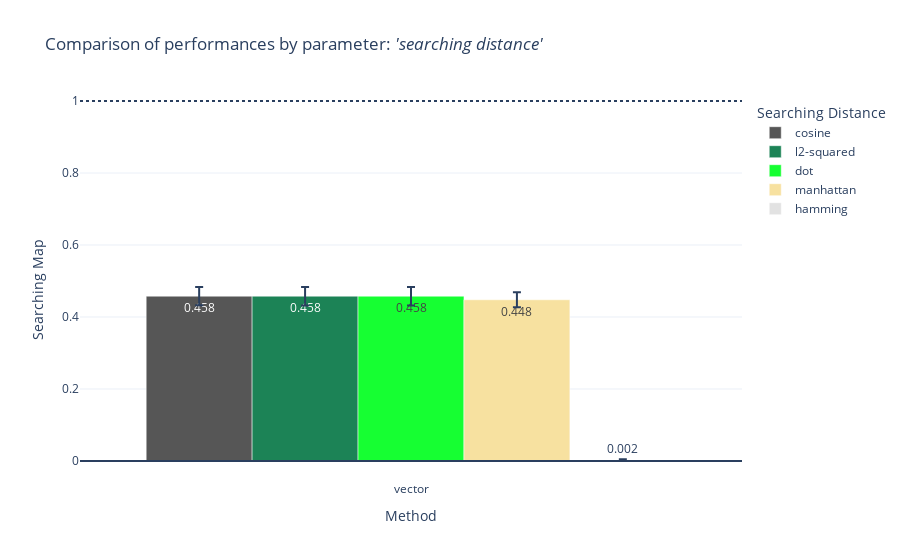
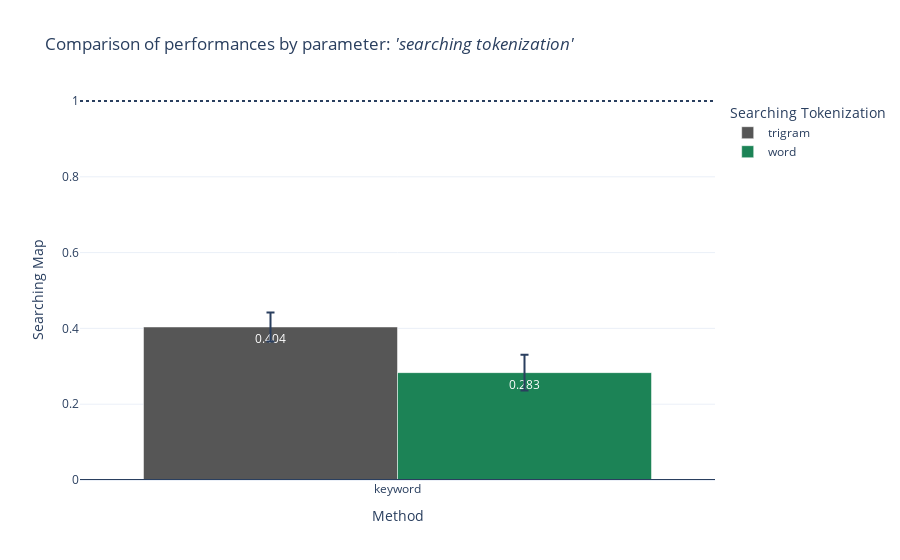
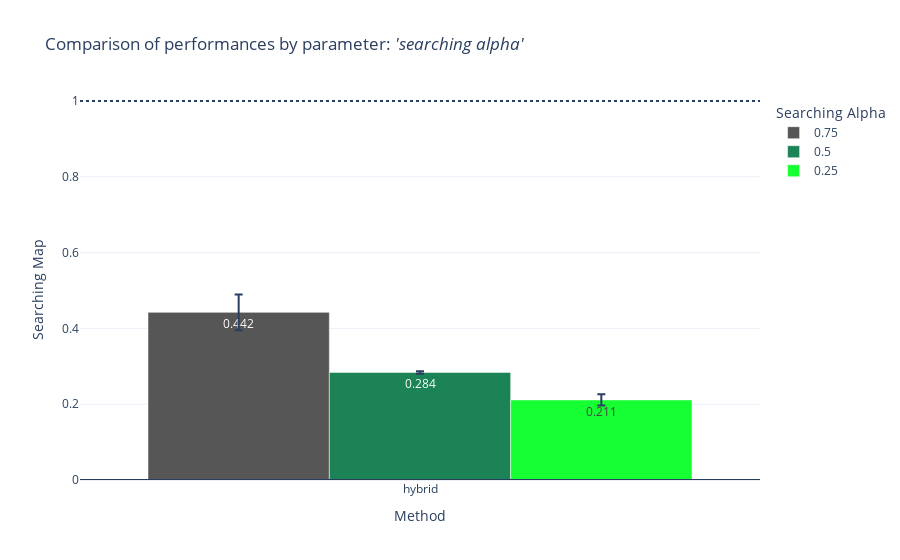
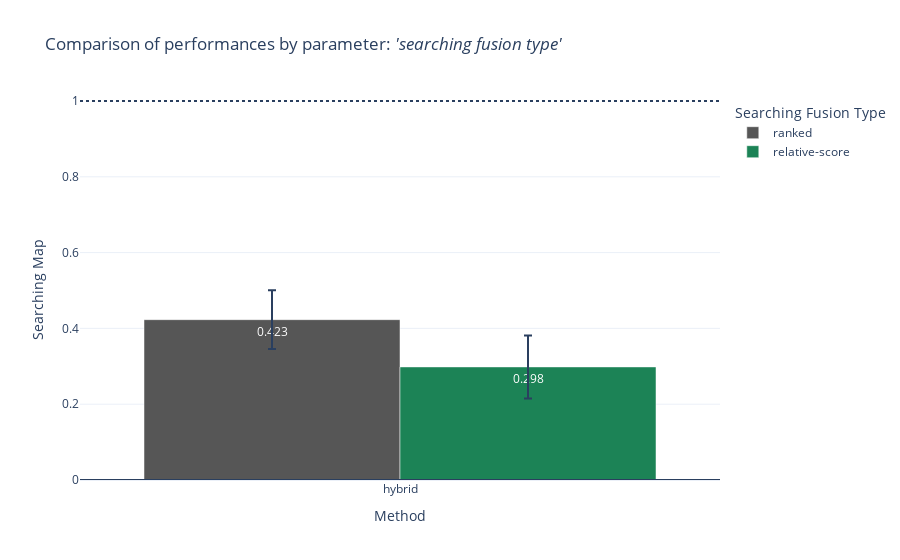

The notebook cell these images were saved under, in order:
### Code cell
def plot_parameter_comparison(df, param_name, metric_name, filter=False):

    if filter:
        df = (
            df

            .assign(n=lambda df: (
                df
                .groupby(df.columns[df.columns.str.startswith("params.") & ~df.columns.str.startswith("params.thresholding") & (df.columns != param_name)].tolist(), dropna=False)
                ["params.searching_distance"]
                .transform("nunique")
            ))
            .loc[lambda df: df["n"] == df["n"].max()]
        )

    df = df.groupby(list(set([param_name, "params.searching_method"])))[metric_name].describe().sort_values("mean", ascending=False).reset_index()
    fig = (
        px.bar(
            df, 
            x="params.searching_method", 
            y="mean", error_y="std", 
            color=param_name, 
            barmode="group", 
            text_auto=".3f", 
            color_discrete_map={
                False: "lightcoral", 
                True: "lightgreen", 
                1: "lightgreen", 
                3: "green", 
                5: "darkgreen", 
            }, 
            color_discrete_sequence=px.colors.qualitative.Alphabet, 
            category_orders={
                "params.searching_method": df["params.searching_method"].drop_duplicates().tolist(), 
                param_name: df[param_name].drop_duplicates().tolist(), 
            },
            labels={
                "mean": metric_name.split(".")[-1].replace("_", " ").title(), 
                param_name: param_name.split(".")[-1].replace("_", " ").title(), 
                "params.searching_method": "Method", 
            }, 
            title=f"Comparison of performances by parameter: <i>'{param_name.split('.')[-1].replace('_', ' ').lower()}'</i>", 
            template="plotly_white", 
        )
        .update_yaxes(rangemode="tozero").add_hline(0, line_dash="solid").add_hline(1, line_dash="dot")
    )
    fig.show()



metric_name = "metrics.searching_map"

# Vector search
## distance
plot_parameter_comparison(df.loc[df["params.searching_method"].eq("vector")], param_name="params.searching_distance", metric_name=metric_name, filter=True)
df = df.loc[df["params.searching_distance"].eq("cosine") | df["params.searching_distance"].isna()]

# Keyword search
## tokenization
plot_parameter_comparison(df.loc[df["params.searching_method"].eq("keyword")], param_name="params.searching_tokenization", metric_name=metric_name, filter=True)
df = df.loc[df["params.searching_tokenization"].eq("trigram") | df["params.searching_tokenization"].isna()]

# Hybrid search
## alpha
plot_parameter_comparison(df, param_name="params.searching_alpha", metric_name=metric_name, filter=True)
plot_parameter_comparison(df, param_name="params.searching_fusion_type", metric_name=metric_name, filter=True)
df = df.loc[df["params.searching_alpha"].eq("0.75") | df["params.searching_alpha"].isna()]
df = df.loc[df["params.searching_fusion_type"].eq("ranked") | df["params.searching_fusion_type"].isna()]

# Searching
## method
plot_parameter_comparison(df, param_name="params.searching_method", metric_name=metric_name)

# Preparing
## acronym
plot_parameter_comparison(df, param_name="params.preparing_acronym", metric_name=metric_name)
plot_parameter_comparison(df, param_name="params.preparing_locations", metric_name=metric_name)
plot_parameter_comparison(df, param_name="params.preparing_conditions", metric_name=metric_name)

### Figure 1 — Plotly figure (JSON) as saved in the notebook; plotly's stock layout.template omitted (floating-point values rounded to 4 significant figures)
{"data": [{"alignmentgroup": "True", "error_y": {"array": [0.02552]}, "hovertemplate": "Searching Distance=cosine<br>Method=%{x}<br>Searching Map=%{y}<extra></extra>", "legendgroup": "cosine", "marker": {"color": "#565656", "pattern": {"shape": ""}}, "name": "cosine", "offsetgroup": "cosine", "orientation": "v", "showlegend": true, "textposition": "auto", "texttemplate": "%{y:.3f}", "type": "bar", "x": ["vector"], "xaxis": "x", "y": [0.4579], "yaxis": "y"}, {"alignmentgroup": "True", "error_y": {"array": [0.02556]}, "hovertemplate": "Searching Distance=l2-squared<br>Method=%{x}<br>Searching Map=%{y}<extra></extra>", "legendgroup": "l2-squared", "marker": {"color": "#1C8356", "pattern": {"shape": ""}}, "name": "l2-squared", "offsetgroup": "l2-squared", "orientation": "v", "showlegend": true, "textposition": "auto", "texttemplate": "%{y:.3f}", "type": "bar", "x": ["vector"], "xaxis": "x", "y": [0.4578], "yaxis": "y"}, {"alignmentgroup": "True", "error_y": {"array": [0.02563]}, "hovertemplate": "Searching Distance=dot<br>Method=%{x}<br>Searching Map=%{y}<extra></extra>", "legendgroup": "dot", "marker": {"color": "#16FF32", "pattern": {"shape": ""}}, "name": "dot", "offsetgroup": "dot", "orientation": "v", "showlegend": true, "textposition": "auto", "texttemplate": "%{y:.3f}", "type": "bar", "x": ["vector"], "xaxis": "x", "y": [0.4578], "yaxis": "y"}, {"alignmentgroup": "True", "error_y": {"array": [0.0207]}, "hovertemplate": "Searching Distance=manhattan<br>Method=%{x}<br>Searching Map=%{y}<extra></extra>", "legendgroup": "manhattan", "marker": {"color": "#F7E1A0", "pattern": {"shape": ""}}, "name": "manhattan", "offsetgroup": "manhattan", "orientation": "v", "showlegend": true, "textposition": "auto", "texttemplate": "%{y:.3f}", "type": "bar", "x": ["vector"], "xaxis": "x", "y": [0.4479], "yaxis": "y"}, {"alignmentgroup": "True", "error_y": {"array": [0.002373]}, "hovertemplate": "Searching Distance=hamming<br>Method=%{x}<br>Searching Map=%{y}<extra></extra>", "legendgroup": "hamming", "marker": {"color": "#E2E2E2", "pattern": {"shape": ""}}, "name": "hamming", "offsetgroup": "hamming", "orientation": "v", "showlegend": true, "textposition": "auto", "texttemplate": "%{y:.3f}", "type": "bar", "x": ["vector"], "xaxis": "x", "y": [0.002333], "yaxis": "y"}], "layout": {"barmode": "group", "legend": {"title": {"text": "Searching Distance"}, "tracegroupgap": 0}, "shapes": [{"line": {"dash": "solid"}, "type": "line", "x0": 0, "x1": 1, "xref": "x domain", "y0": 0, "y1": 0, "yref": "y"}, {"line": {"dash": "dot"}, "type": "line", "x0": 0, "x1": 1, "xref": "x domain", "y0": 1, "y1": 1, "yref": "y"}], "title": {"text": "Comparison of performances by parameter: <i>'searching distance'</i>"}, "xaxis": {"anchor": "y", "categoryarray": ["vector"], "categoryorder": "array", "domain": [0, 1], "title": {"text": "Method"}}, "yaxis": {"anchor": "x", "domain": [0, 1], "rangemode": "tozero", "title": {"text": "Searching Map"}}}}

### Figure 2 — Plotly figure (JSON) as saved in the notebook; plotly's stock layout.template omitted (floating-point values rounded to 4 significant figures)
{"data": [{"alignmentgroup": "True", "error_y": {"array": [0.03823]}, "hovertemplate": "Searching Tokenization=trigram<br>Method=%{x}<br>Searching Map=%{y}<extra></extra>", "legendgroup": "trigram", "marker": {"color": "#565656", "pattern": {"shape": ""}}, "name": "trigram", "offsetgroup": "trigram", "orientation": "v", "showlegend": true, "textposition": "auto", "texttemplate": "%{y:.3f}", "type": "bar", "x": ["keyword"], "xaxis": "x", "y": [0.4038], "yaxis": "y"}, {"alignmentgroup": "True", "error_y": {"array": [0.04685]}, "hovertemplate": "Searching Tokenization=word<br>Method=%{x}<br>Searching Map=%{y}<extra></extra>", "legendgroup": "word", "marker": {"color": "#1C8356", "pattern": {"shape": ""}}, "name": "word", "offsetgroup": "word", "orientation": "v", "showlegend": true, "textposition": "auto", "texttemplate": "%{y:.3f}", "type": "bar", "x": ["keyword"], "xaxis": "x", "y": [0.2833], "yaxis": "y"}], "layout": {"barmode": "group", "legend": {"title": {"text": "Searching Tokenization"}, "tracegroupgap": 0}, "shapes": [{"line": {"dash": "solid"}, "type": "line", "x0": 0, "x1": 1, "xref": "x domain", "y0": 0, "y1": 0, "yref": "y"}, {"line": {"dash": "dot"}, "type": "line", "x0": 0, "x1": 1, "xref": "x domain", "y0": 1, "y1": 1, "yref": "y"}], "title": {"text": "Comparison of performances by parameter: <i>'searching tokenization'</i>"}, "xaxis": {"anchor": "y", "categoryarray": ["keyword"], "categoryorder": "array", "domain": [0, 1], "title": {"text": "Method"}}, "yaxis": {"anchor": "x", "domain": [0, 1], "rangemode": "tozero", "title": {"text": "Searching Map"}}}}

### Figure 3 — Plotly figure (JSON) as saved in the notebook; plotly's stock layout.template omitted (floating-point values rounded to 4 significant figures)
{"data": [{"alignmentgroup": "True", "error_y": {"array": [0.04704]}, "hovertemplate": "Searching Alpha=0.75<br>Method=%{x}<br>Searching Map=%{y}<extra></extra>", "legendgroup": "0.75", "marker": {"color": "#565656", "pattern": {"shape": ""}}, "name": "0.75", "offsetgroup": "0.75", "orientation": "v", "showlegend": true, "textposition": "auto", "texttemplate": "%{y:.3f}", "type": "bar", "x": ["hybrid"], "xaxis": "x", "y": [0.4423], "yaxis": "y"}, {"alignmentgroup": "True", "error_y": {"array": [0.00323]}, "hovertemplate": "Searching Alpha=0.5<br>Method=%{x}<br>Searching Map=%{y}<extra></extra>", "legendgroup": "0.5", "marker": {"color": "#1C8356", "pattern": {"shape": ""}}, "name": "0.5", "offsetgroup": "0.5", "orientation": "v", "showlegend": true, "textposition": "auto", "texttemplate": "%{y:.3f}", "type": "bar", "x": ["hybrid"], "xaxis": "x", "y": [0.2839], "yaxis": "y"}, {"alignmentgroup": "True", "error_y": {"array": [0.01477]}, "hovertemplate": "Searching Alpha=0.25<br>Method=%{x}<br>Searching Map=%{y}<extra></extra>", "legendgroup": "0.25", "marker": {"color": "#16FF32", "pattern": {"shape": ""}}, "name": "0.25", "offsetgroup": "0.25", "orientation": "v", "showlegend": true, "textposition": "auto", "texttemplate": "%{y:.3f}", "type": "bar", "x": ["hybrid"], "xaxis": "x", "y": [0.2113], "yaxis": "y"}], "layout": {"barmode": "group", "legend": {"title": {"text": "Searching Alpha"}, "tracegroupgap": 0}, "shapes": [{"line": {"dash": "solid"}, "type": "line", "x0": 0, "x1": 1, "xref": "x domain", "y0": 0, "y1": 0, "yref": "y"}, {"line": {"dash": "dot"}, "type": "line", "x0": 0, "x1": 1, "xref": "x domain", "y0": 1, "y1": 1, "yref": "y"}], "title": {"text": "Comparison of performances by parameter: <i>'searching alpha'</i>"}, "xaxis": {"anchor": "y", "categoryarray": ["hybrid"], "categoryorder": "array", "domain": [0, 1], "title": {"text": "Method"}}, "yaxis": {"anchor": "x", "domain": [0, 1], "rangemode": "tozero", "title": {"text": "Searching Map"}}}}

### Figure 4 — Plotly figure (JSON) as saved in the notebook; plotly's stock layout.template omitted (floating-point values rounded to 4 significant figures)
{"data": [{"alignmentgroup": "True", "error_y": {"array": [0.07747]}, "hovertemplate": "Searching Fusion Type=ranked<br>Method=%{x}<br>Searching Map=%{y}<extra></extra>", "legendgroup": "ranked", "marker": {"color": "#565656", "pattern": {"shape": ""}}, "name": "ranked", "offsetgroup": "ranked", "orientation": "v", "showlegend": true, "textposition": "auto", "texttemplate": "%{y:.3f}", "type": "bar", "x": ["hybrid"], "xaxis": "x", "y": [0.4231], "yaxis": "y"}, {"alignmentgroup": "True", "error_y": {"array": [0.08322]}, "hovertemplate": "Searching Fusion Type=relative-score<br>Method=%{x}<br>Searching Map=%{y}<extra></extra>", "legendgroup": "relative-score", "marker": {"color": "#1C8356", "pattern": {"shape": ""}}, "name": "relative-score", "offsetgroup": "relative-score", "orientation": "v", "showlegend": true, "textposition": "auto", "texttemplate": "%{y:.3f}", "type": "bar", "x": ["hybrid"], "xaxis": "x", "y": [0.2984], "yaxis": "y"}], "layout": {"barmode": "group", "legend": {"title": {"text": "Searching Fusion Type"}, "tracegroupgap": 0}, "shapes": [{"line": {"dash": "solid"}, "type": "line", "x0": 0, "x1": 1, "xref": "x domain", "y0": 0, "y1": 0, "yref": "y"}, {"line": {"dash": "dot"}, "type": "line", "x0": 0, "x1": 1, "xref": "x domain", "y0": 1, "y1": 1, "yref": "y"}], "title": {"text": "Comparison of performances by parameter: <i>'searching fusion type'</i>"}, "xaxis": {"anchor": "y", "categoryarray": ["hybrid"], "categoryorder": "array", "domain": [0, 1], "title": {"text": "Method"}}, "yaxis": {"anchor": "x", "domain": [0, 1], "rangemode": "tozero", "title": {"text": "Searching Map"}}}}
